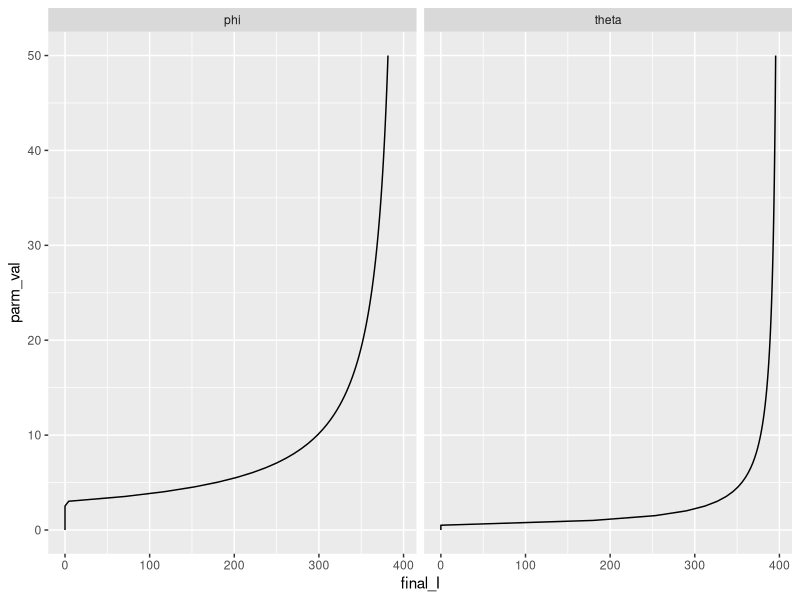
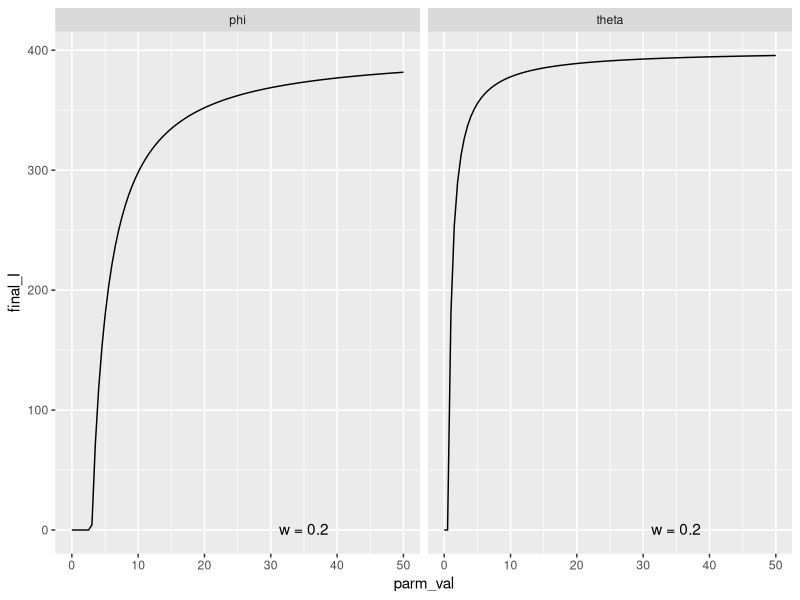
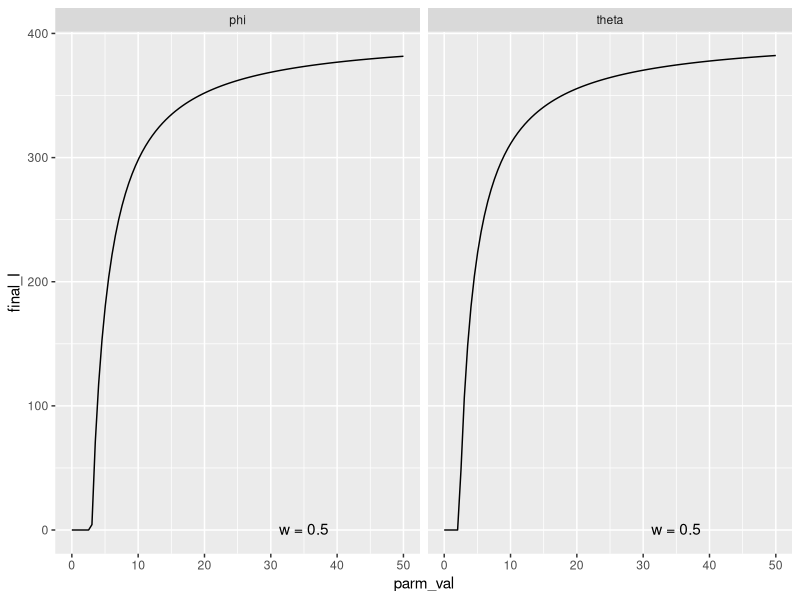
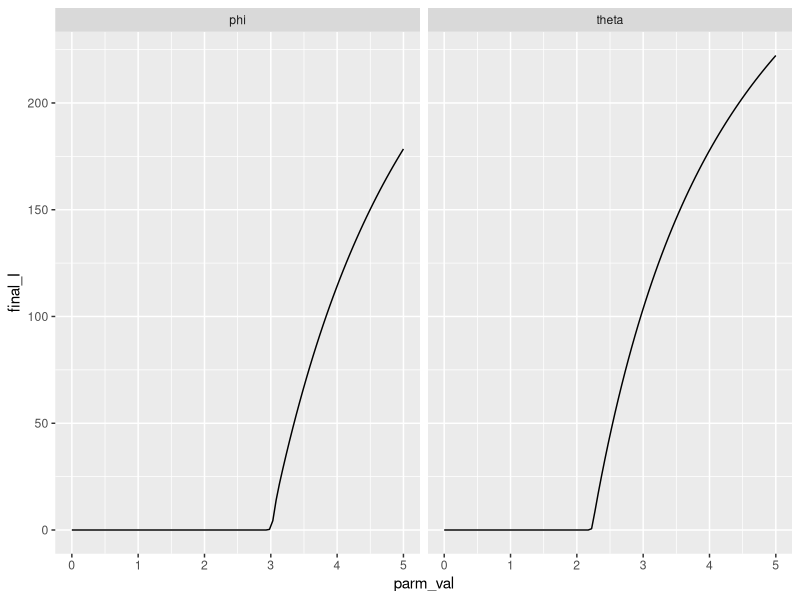
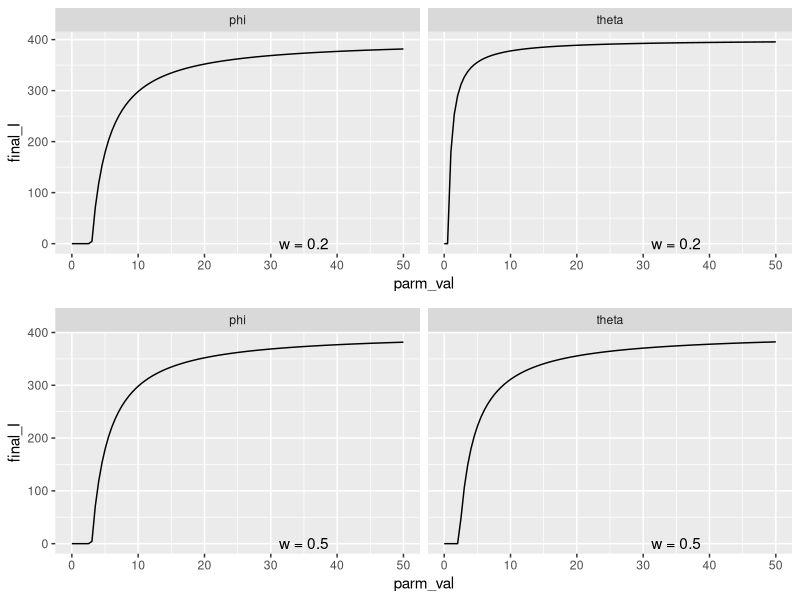
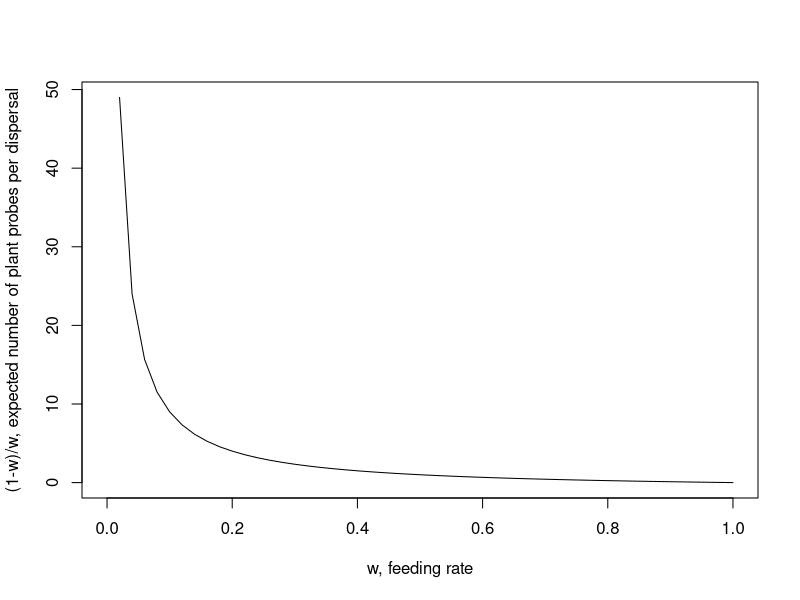
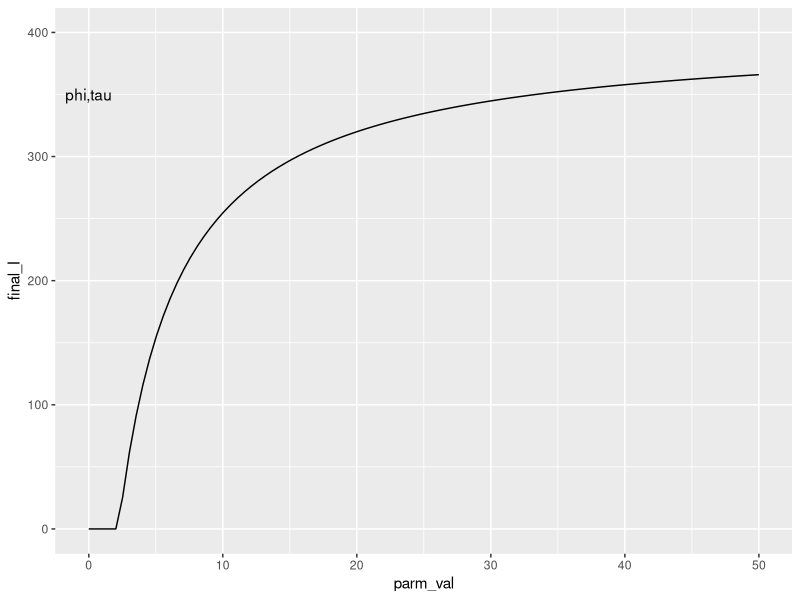
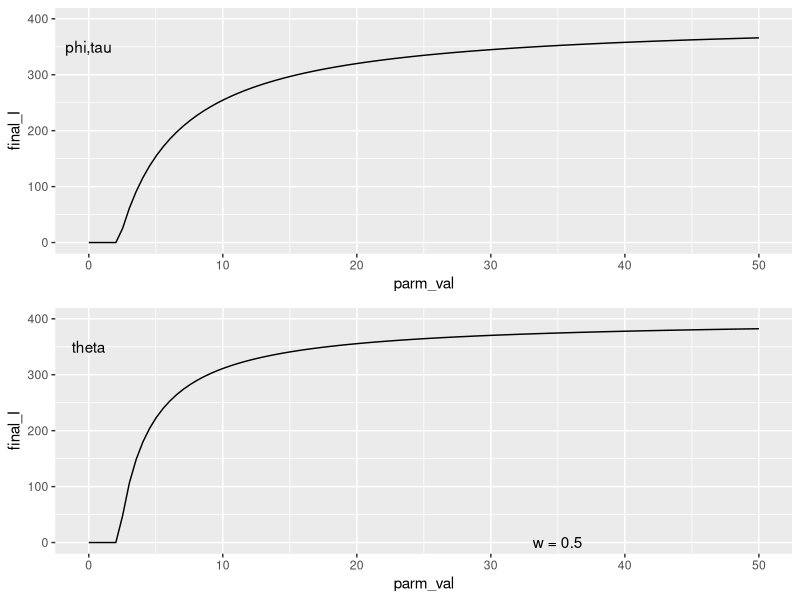

Recreate these plots in R, in order.
#############################################################################
##### COMPARISON OF SIMPLIFIED MADDEN (2000) AND DONNELLY (2019) MODELS #####
#############################################################################

### MADDEN MODEL:
### Simplified version of model by Madden et al. 2000 to make it more comparable to model by Donnelly et al. 2019.
### No vector dynamics (immigration, emigration birth, death), plants are represented by an SI rather than an SEIR model, vectors 
### represented by an SI rather than SEI model. Vectors cannot be born infective (as this model represents 
### NPT viruses).

### DONNELLY MODEL:
### Simplification of deterministic model by Donnelly et al. 2019 to make it more comparable to Madden et al. 2000.
### No vector dynamics - constant vector population size, no vector preference (v and e always set to 1), no vector
### emigration (p always set to 0). Also model records number of infected plants, not proportion.

rm(list=ls())

# packages
library(deSolve)
library(ggplot2)
library(reshape2)
library(dplyr)
library(gridExtra)
library(grid)
library(gridtext)

#### DEFINE MADDEN ODE
madden_simple_ode <- function(times, y, par) {
  
  # PLANT EQUATIONS
  become_infected <- par[["phi"]] * par[["b"]] * y[["Z"]] * (par[["H"]] - y[["I"]]) / par[["H"]]
  
  natural_death_I <- par[["c"]] * y[["I"]]
  virus_induced_death <- par[["d"]] * y[["I"]]
  
  # state equation
  dI <- become_infected - natural_death_I - virus_induced_death

  # VECTOR EQUATIONS
  acquisition <- par[["phi"]] * par[["a"]] * y[["I"]] * y[["X"]] / par[["H"]]
  stop_being_infective <- par[["tau"]] * y[["Z"]]
  
  # state equations
  dX <- - acquisition + stop_being_infective
  dZ <- acquisition - stop_being_infective
  
  return(list(c(dI, dX, dZ)))
}

#### DEFINE DONNELLY ODE
donnelly_simple_ode <- function(times, states, parms) {
  
  # STATES
  I <- states[["I"]]
  
  # PARAMETERS
  gamma <- parms[["gamma"]]
  theta <- parms[["theta"]]
  H <- parms[["H"]]
  p <- parms[["p"]]
  v <- parms[["v"]]
  e <- parms[["e"]]
  w <- parms[["w"]]
  Pacq <- parms[["Pacq"]]
  Pinoc <- parms[["Pinoc"]]
  A <- parms[["A"]]
  
  # DEFINE PARAMETERS NEEDED FOR STATE EQUATIONS
  # q = prob of surviving flight between plants (i.e. doesn't emigrate/die)
  #q <- 1 - p  
  
  # i_hat = weighted frequency of infected plants, accounting for attraction towards infected plants
  # i.e. adapted version of i / (1 - i + i) = i / 1, to include v
  #i_hat <- v*i / ((1-i) + v*i) 
  
  # expected number of transmissions per dispersal, 
  # derived from analysis of markov chain (see Donnelly 2019, Appendix S1)
  #xi <- (q^2*Pacq*Pinoc*i_hat*(1 - e*w)*(1 - i_hat))/(p + q*w*(1 - i_hat*(1 - e)))
  xI <- Pacq*Pinoc*(1 - w)*I*(H - I)/(w*H)
  
  # infected plants - change in incidence of infected plants
  # = rate of aphid dispersal * mean number of transmissions - plant death
  di <- (theta*A/H)*xI - gamma*I
  
  return(list(di))
}

# define timeframe
times <- seq(0, 40, by = 0.4)

# FIXED parameters (from Donnelly model)
p <- 0 # aphid emigration/death rate per journey between plants
v <- 1 # infected plant attractiveness
e <- 1 # infected plant acceptability 

# parameters
parms <- c(
  
  ## DONNELLY PARMS
  gamma = 20/3, # rate of recovery/death of I plants
  theta = 1, # aphid dispersal rate per day
  p = p, # aphid emigration/death rate per journey between plants
  v = v, # infected plant attractiveness
  e = e, # infected plant acceptability 
  w = 0.2, # feeding rate on healthy plant
  Pacq = 1, # chance of virus acquisition by vector from infected plant
  Pinoc = 1, # chance of inoculating healthy plant
  
  ## MADDEN PARMS
  k1 = 1/0.021, # inoculation rate by insect (set to NPT virus, equiv to 0.5hr)
  lamda = 1/0.021, # rate of acquisition of virus by vector (set to NPT virus, equiv to 0.5hr)
  T = 0.5, # # time feeding/probing per plant visit (set to 0.5/phi in Madden model)
  tau = 1/0.25, # rate of moving through infectious state in vector (set to NPT virus, equiv to 6hr)
  
  ## PARMS FOR BOTH
  A = 1200, # total (constant) number of vectors
  H = 400 # number host plants # vector population size
)


### SET MADDEN PARMS THAT ARE DETERMINED BY DONNELLY PARMS
# probability of vector acquisition of virus from an infected plant per visit
a <- parms[["Pacq"]] #1 - exp(-parms[["lamda"]] * parms[["T"]])

# probability of plant inoculation per infective insect visit 
b <- parms[["Pinoc"]] #1 - exp(-parms[["k1"]] * parms[["T"]])

# plants visited per day by an insect
phi <- sqrt(parms[["theta"]] * parms[["tau"]] * (1 - parms[["w"]]) / 
              (parms[["w"]] #* parms[["a"]] * parms[["b"]]
               )) 

# natural plant death rate (equivalent to beta in original Madden model)
c <- parms[["gamma"]] / 2

# plant death due to infection
d <- parms[["gamma"]] / 2

# add to parms
parms <- c(parms, c(a = a, 
                    b = b, 
                    phi = phi,
                    c = c, 
                    d = d))

# STATES
I <- 1 # initial number of infected plants

init_states_don <- c(
  I = I # number of infected plants
)

init_states_mad <- c(
  I = I, # number of infected plants
  X = parms[["A"]], # number healthy insects
  Z = 0 # number infective insects
)

# ### RUN DONNELLY EPIDEMIC
# trajectory_don <- data.frame(ode(y = init_states_don, 
#                              times = times, 
#                              parms = parms, 
#                              func = donnelly_simple_ode))
# 
# # plot trajectory of infected plants and number of aphids
# plant_trajec <- ggplot(data = trajectory_don, aes(x = time, y = I)) +
#   geom_line() +
#   labs(x = "Time (days)", 
#        y = "Number of infected plants, I")
# 
# ### RUN MADDEN EPIDEMIC
# trajectory_mad <- data.frame(ode(y = init_states_mad,
#                       times = times,
#                       func = madden_simple_ode,
#                       parms = parms))
# 
# trajectory_mad_long <- reshape2::melt(trajectory_mad, id.vars = "time")
# names(trajectory_mad_long) <- c("time", "compartment", "number")
# 
# # plot trajectory of infected plants and vector compartments
# plant_trajec <- plant_trajec +
#   geom_line(data = trajectory_mad_long %>% filter(compartment == "I"), 
#             aes(x = time, y = number), color = "red") 
# plant_trajec


# param_vs_final_I <- function(init_states_don, init_states_mad, times, parms, varied_parms_vals) {
#   
#   ### describe function here
#   
#   # initialise output data frame
#   params <- varied_parms_vals %>% slice(rep(1:n(), times = 2))
#   
#   output <- data.frame(params,
#                        final_I = rep(NA, length.out = nrow(params)),
#                        model = rep(c("Donnelly", "Madden"), each = nrow(params)/2))
#   
#   final_I_don <- c()
#   final_I_mad <- c()
#   
#   parm_names_grep <- paste("^", names(varied_parms_vals), sep = "", collapse = "|")
#   
#   for (run in 1:length(varied_parms_vals)) {
#     
#     parms[grepl(parm_names_grep, names(parms))] <- varied_parms_vals[run,]
#     
#     trajectory_don <- data.frame(ode(y = init_states_don, 
#                                  times = times, 
#                                  parms = parms, 
#                                  func = donnelly_simple_ode))
#     final_I_don <- c(final_I_don, round(trajectory_don[nrow(trajectory_don), "I"], 3))
#     
#     trajectory_mad <- data.frame(ode(y = init_states_mad, 
#                                  times = times, 
#                                  parms = parms, 
#                                  func = madden_simple_ode))
#     final_I_mad <- c(final_I_mad, round(trajectory_mad[nrow(trajectory_mad), "I"], 3))
#     
#   }
#   output[,"final_I"] <- c(final_I_don, final_I_mad)
#   
#   return(output)
# }



vary_param_don <- function(init_states_don, times, parms, varied_parm_name, varied_parm_vals) {
  
  # function to run the Donnelly ODE multiple times with one parameter varying, as specified by user.
  # returns data frame of final incidence, I, of all runs, along with values of varied parameter
  
  # initialise output data frame
  output <- data.frame(parm_name = rep(varied_parm_name, length(varied_parm_vals)),
                             parm_val = varied_parm_vals,
                             final_I = rep(NA, length(varied_parm_vals)),
                             model = rep("Donnelly", length(varied_parm_vals))
                             )

  for (run in 1:length(varied_parm_vals)) {
    
    parms[[varied_parm_name]] <- varied_parm_vals[run]
    
    trajectory <- data.frame(ode(y = init_states_don, 
                                 times = times, 
                                 parms = parms, 
                                 func = donnelly_simple_ode))
    output[run, "final_I"] <- round(trajectory[nrow(trajectory), "I"], 3)
    
  }
  
  return(output)
}

vary_param_mad <- function(init_states_mad, times, parms, varied_parm_name, varied_parm_vals) {
  
  # function to run the Madden ODE multiple times with one parameter varying, as specified by user.
  # returns data frame of final incidence, I, of all runs, along with values of varied parameter
  
  # initialise output data frame
  output <- data.frame(parm_name = rep(varied_parm_name, length(varied_parm_vals)),
                       parm_val = varied_parm_vals,
                       final_I = rep(NA, length(varied_parm_vals)),
                       model = rep("Madden", length(varied_parm_vals))
  )
  
  for (run in 1:length(varied_parm_vals)) {
    
    parms[[varied_parm_name]] <- varied_parm_vals[run]
    
    trajectory <- data.frame(ode(y = init_states_mad, 
                                 times = times, 
                                 parms = parms, 
                                 func = madden_simple_ode))
    output[run, "final_I"] <- round(trajectory[nrow(trajectory), "I"], 3)
    
  }
  
  return(output)
}

sensitivity_analysis <- function(parms_mad, parms_don, init_states_don, init_states_mad, times, default_parms) {
  
  sen_analysis_df <- data.frame(parm_name = character(),
                                 parm_val = numeric(),
                                 final_I = numeric(),
                                 model = character())
  
  print("Starting Madden sensitivity analysis")
  
  for (i in 1:length(parms_mad)) {
    
    output <- vary_param_mad(init_states_mad, times, default_parms,
                             varied_parm_name = names(parms_mad[i]),
                             varied_parm_vals = parms_mad[[i]]) 
    
    
    sen_analysis_df <- rbind(sen_analysis_df, output)

  }
  
  print("Starting Donnelly sensitivity analysis")
  for (i in 1:length(parms_don)) {
    
    output <- vary_param_don(init_states_don, times, default_parms,
                             varied_parm_name = names(parms_don[i]),
                             varied_parm_vals = parms_don[[i]]) 
    
    
    sen_analysis_df <- rbind(sen_analysis_df, output)
    
  }
  
  return(sen_analysis_df) 
}
  
num_parm_runs <- 100

analysis_parms_don <- list(theta = seq(0, 20, length.out = num_parm_runs),
                           w = seq(0.01, 1, length.out = num_parm_runs),
                           Pacq = seq(0, 1, length.out = num_parm_runs),
                           Pinoc = seq(0, 1, length.out = num_parm_runs),
                           gamma = seq(0, 20, length.out = num_parm_runs))

analysis_parms_mad <- list(phi = seq(0, 20, length.out = num_parm_runs),
                           tau = seq(0, 20, length.out = num_parm_runs),
                           a = seq(0, 1, length.out = num_parm_runs),
                           b = seq(0, 1, length.out = num_parm_runs),
                           c = seq(0, 20, length.out = num_parm_runs),
                           d = seq(0, 20, length.out = num_parm_runs))


sens_analysis_res <- sensitivity_analysis(parms_mad = analysis_parms_mad,
                                          parms_don = analysis_parms_don,
                                          init_states_don, 
                                          init_states_mad, 
                                          times, 
                                          parms)

###  CREATE DONNELLY AND MADDEN MODEL SENSITIVITY ANALYSIS PLOTS
don_res_only <- sens_analysis_res %>%
  filter(model == "Donnelly")
mad_res_only <- sens_analysis_res %>%
  filter(model == "Madden")

don_model_plots <- lapply(unique(don_res_only$parm_name), function(p) ggplot(data = don_res_only[don_res_only$parm_name == p,],
                                                                                 aes(x = parm_val, 
                                                                                     y = final_I)) +
                            geom_line() +
                            labs(x = p))

mad_model_plots <- lapply(unique(mad_res_only$parm_name), function(p) ggplot(data = mad_res_only[mad_res_only$parm_name == p,],
                                                                             aes(x = parm_val, 
                                                                                 y = final_I)) +
                            geom_line() +
                            labs(x = p))
  
# create table to be given alongside graphs giving default parameter values
parms_table <- round(data.frame(parms[names(parms) != "k1" &
                                     names(parms) != "lamda" &
                                     names(parms) != "T"]), 2)
parms_grob <- tableGrob(parms_table, cols = c("Value")) # turn into grob (gtable) for plotting

# ARRANGE PLOTS (AND PARAMETER TABLE) AND SAVE TO PDF
don_plots <- gridExtra::arrangeGrob(don_model_plots[[1]], 
                        don_model_plots[[2]], 
                        don_model_plots[[3]],
                        don_model_plots[[4]],
                        don_model_plots[[5]], 
                        grid.rect(gp=gpar(col="white")), # empty space
                        nrow = 3, ncol = 2)

mad_plots <- gridExtra::arrangeGrob(mad_model_plots[[1]], 
                        mad_model_plots[[2]], 
                        mad_model_plots[[3]],
                        mad_model_plots[[4]],
                        mad_model_plots[[5]], 
                        mad_model_plots[[6]],
                        nrow = 3, ncol = 2)

layout <- rbind(c(1,1,3),
                c(1,1,4),
                c(2,2,4),
                c(2,2,4))
title <- textbox_grob("Simple models comparison - no vector dynamics or preference", 
                      gp = gpar(fontface = "bold",
                                fontsize = 13),
                      padding = unit(c(0, 1, 0, 1), "cm"))

# create pdf file to print plot to
pdf(file = "sens_analysis_simple_models.pdf")
all_plots <- gridExtra::grid.arrange(don_plots, 
                                     mad_plots,
                                     title,
                                     parms_grob,
                                     layout_matrix = layout)
all_plots
dev.off()


###################################################
### INVESTIGATE RELATIONSHIP BETWEEN THETA AND PHI
###################################################
## theta = Donnelly model, aphid dispersal rate per day
## phi = Madden model, number plants visited per day by vector

## rerun sensitivity analysis for just phi and theta
upper_lim <- 50
theta_vals <- list(theta = seq(0, upper_lim, length.out = num_parm_runs))

phi_vals <- list(phi = seq(0, upper_lim, length.out = num_parm_runs))

theta_phi_data <- sensitivity_analysis(parms_mad = phi_vals,
                                          parms_don = theta_vals,
                                          init_states_don, 
                                          init_states_mad, 
                                          times, 
                                          parms)

plot_reverse_final_I <- ggplot(data = theta_phi_data, aes(x = final_I, y = parm_val)) +
  geom_line() +
  facet_wrap(~parm_name)
plot_reverse_final_I

plot_final_I <- ggplot(data = theta_phi_data, aes(x = parm_val, y = final_I)) +
  geom_line() +
  facet_wrap(~parm_name) +
  annotate("text", label = paste("w =", parms[["w"]]), x = 35, y = 1)

plot_final_I

find_epidemic_threshold <- function(theta_phi_data, init_states_don, init_states_mad, times, parms) {
  
  # function to find point at which epidemic takes off (final_I > 0) for phi and theta
  
  phi_data <- theta_phi_data %>% filter(parm_name == "phi")
  theta_data <- theta_phi_data %>% filter(parm_name == "theta")
  
  phi_index <- match(TRUE, phi_data$final_I > 0) # finds first instance of final_I > 0
  theta_index <- match(TRUE, theta_data$final_I > 0)

  if (is.na(phi_index)) {
    if (is.na(theta_index)) {
      stop("PHI AND THETA: No threshold found - final incidence always 0")
    } else {
      stop("PHI: No threshold found - final incidence always 0")
    }
  } 
  else if (is.na(theta_index)) {
    stop("THETA: No threshold found - final incidence always 0")
  } 
  else if (phi_index == 1 | theta_index == 1) {
    stop("PHI/THETA: No threshold found - final incidence never 0")
  }
  # extract rows of data around the threshold
  phi_subset <- phi_data[(phi_index-1):phi_index,]
  theta_subset <- theta_data[(theta_index-1):theta_index,]
  
  # if the first instance where final disease incidence > 0 is smaller than 0.01, consider
  # the estimate for the threshold accurate enough and return it
  if (phi_subset[2, "final_I"] < 0.002 | theta_subset[2, "final_I"] < 0.002) {
    
    phi_thresh <- mean(c(phi_subset[1, "parm_val"], phi_subset[2, "parm_val"]))
    theta_thresh <- mean(c(theta_subset[1, "parm_val"], theta_subset[2, "parm_val"]))
    
    return(c(phi_threshold = phi_thresh,
             theta_threshold = theta_thresh))
  }
  
  # else run find_epidemic_threshold() with new smaller parameter limits recursively until 
  # above condition is reached
  
  phi_lower_lim <- phi_subset[1, "parm_val"]
  phi_upper_lim <- phi_subset[2, "parm_val"]
  
  theta_lower_lim <- theta_subset[1, "parm_val"]
  theta_upper_lim <- theta_subset[2, "parm_val"]
  
  num_parm_runs <- 100
  theta_vals_condensed <- list(theta = seq(theta_lower_lim, theta_upper_lim, length.out = num_parm_runs))
  
  phi_vals_condensed <- list(phi = seq(phi_lower_lim, phi_upper_lim, length.out = num_parm_runs))
  
  # re-run sensitivity analysis
  epidemic_threshold_res <- sensitivity_analysis(parms_mad = phi_vals_condensed,
                                                 parms_don = theta_vals_condensed,
                                                 init_states_don, 
                                                 init_states_mad, 
                                                 times, 
                                                 parms)
  # feed back into function recursively
  find_epidemic_threshold(epidemic_threshold_res, 
                          init_states_don, 
                          init_states_mad, 
                          times, 
                          parms)
}

out <- find_epidemic_threshold(theta_phi_data,
                               init_states_don, 
                               init_states_mad, 
                               times, 
                               parms)
out["phi_threshold"] # 2.88
out["theta_threshold"] # 0.54

############
### relationship between phi and theta depends on w (feeding rate)
# w = 0.5 gives expected value of 1 probe per dispersal, making phi and theta equivalent
# see lab book for explanation

# set w to 1
parms_new <- parms
parms_new["w"] <- 0.5

# re-run sensitivity analysis for phi and theta when w = 1
new_w_res <- sensitivity_analysis(parms_mad = phi_vals,
                                      parms_don = theta_vals,
                                      init_states_don, 
                                      init_states_mad, 
                                      times, 
                                      parms_new)

w_plot_final_I <- ggplot(data = new_w_res, aes(x = parm_val, y = final_I)) +
  geom_line() +
  facet_wrap(~parm_name) +
  annotate("text", label = paste("w =", parms_new[["w"]]), x = 35, y = 1)
w_plot_final_I

# same plot zoomed in on epidemic threshold
zoom_phi_vals <- list(phi = seq(0, 5, length.out = num_parm_runs))
zoom_theta_vals <- list(theta = seq(0, 5, length.out = num_parm_runs))

w_res_zoom <- sensitivity_analysis(parms_mad = zoom_phi_vals,
                                   parms_don = zoom_theta_vals,
                                   init_states_don, 
                                   init_states_mad, 
                                   times, 
                                   parms_new)
zoom_plot_final_I <- ggplot(data = w_res_zoom, aes(x = parm_val, y = final_I)) +
  geom_line() +
  facet_wrap(~parm_name)
zoom_plot_final_I

# compare graphs when w = 0.2 and 0.5 - theta looks much more like phi when w=0.5
grid.arrange(plot_final_I, w_plot_final_I)

# compare parameter values at which epidemic takes off for phi and theta when w=0.5
threshold <- find_epidemic_threshold(new_w_res,
                                     init_states_don,
                                     init_states_mad,
                                     times,
                                     parms_new)
threshold["phi_threshold"] # 2.882359 
threshold["theta_threshold"] # 2.157943

## plot w (feeding rate) against 1-w/w (expected number of probes per dispersal)
# see lab book for derivation
w <- seq(0,1,by=0.02)
plot(w, (1-w)/w, 
     type = "l",
     xlab = "w, feeding rate",
     ylab = "(1-w)/w, expected number of plant probes per dispersal")


#####
### try varying phi and tau simultaneously
# making phi = tau may help equate the models (see lab book)

vary_2_param_mad <- function(init_states_mad, times, parms, varied_parm_name1, varied_parm_name2, varied_parm_vals) {
  
  # function to run the Madden ODE multiple times with *two* parameters varying, as specified by user.
  # both varying parameters are the same at any given point.
  # returns data frame of final incidence, I, of all runs, along with values of varied parameter
  
  # initialise output data frame
  parm_names <- paste(varied_parm_name1, varied_parm_name2, sep = ",")
  
  output <- data.frame(parm_names = rep(parm_names, length(varied_parm_vals)),
                       parm_val = varied_parm_vals,
                       final_I = rep(NA, length(varied_parm_vals)),
                       model = rep("Madden", length(varied_parm_vals))
  )
  
  for (run in 1:length(varied_parm_vals)) {
    
    parms[[varied_parm_name1]] <- varied_parm_vals[run]
    parms[[varied_parm_name2]] <- varied_parm_vals[run]
    
    trajectory <- data.frame(ode(y = init_states_mad, 
                                 times = times, 
                                 parms = parms, 
                                 func = madden_simple_ode))
    output[run, "final_I"] <- round(trajectory[nrow(trajectory), "I"], 3)
    
  }
  
  return(output)
}

phi_tau_df <- vary_2_param_mad(init_states_mad, 
                              times, 
                              parms_new, 
                              "phi", 
                              "tau", 
                              unlist(unname(phi_vals)))

tau_phi_plot_final_I <- ggplot(data = phi_tau_df, aes(x = parm_val, y = final_I)) +
  geom_line() +
  annotate("text", label = unique(phi_tau_df$parm_names), x = 0, y = 350) +
  ylim(0, 400)
tau_phi_plot_final_I

w_plot_final_I_theta_only <- ggplot(data = new_w_res %>% filter(parm_name == "theta"), 
                                    aes(x = parm_val, y = final_I)) +
  geom_line() +
  annotate("text", label = paste("w =", parms_new[["w"]]), x = 35, y = 1) +
  annotate("text", label = "theta", x = 0, y = 350) +
  ylim(0, 400)

grid.arrange(tau_phi_plot_final_I, w_plot_final_I_theta_only)

### zoom in to see epidemic threshold
phi_tau_zoom_df <- vary_2_param_mad(init_states_mad, 
                               times, 
                               parms_new, 
                               "phi", 
                               "tau", 
                               unlist(unname(zoom_phi_vals)))

zoom_tau_phi_plot_final_I <- ggplot(data = phi_tau_zoom_df, aes(x = parm_val, y = final_I)) +
  geom_line() +
  annotate("text", label = unique(phi_tau_df$parm_names), x = 0, y = 350)

zoom_plot_final_I_theta_only <- ggplot(data = w_res_zoom %>% filter(parm_name == "theta"),
                                       aes(x = parm_val, y = final_I)) +
  geom_line() +
  annotate("text", label = paste("w =", parms_new[["w"]]), x = 4.5, y = 1) +
  annotate("text", label = "theta", x = 0, y = 200)

grid.arrange(zoom_tau_phi_plot_final_I, zoom_plot_final_I_theta_only)

## look at similarity between phi and theta vs final_I when tau = 2, not 4
parms_new["tau"] <- 2

# re-run sensitivity analysis for phi and theta when tau = 2
new_tau_res <- sensitivity_analysis(parms_mad = phi_vals,
                                    parms_don = theta_vals,
                                    init_states_don, 
                                    init_states_mad, 
                                    times, 
                                    parms_new)
tau_plot_final_I <- ggplot(data = new_tau_res, aes(x = parm_val, y = final_I)) +
  geom_line() +
  facet_wrap(~parm_name) +
  annotate("text", label = paste("tau =", parms_new[["tau"]]), x = 35, y = 1)
tau_plot_final_I

grid.arrange(tau_plot_final_I, w_plot_final_I)

# compare disease thresholds
threshold <- find_epidemic_threshold(new_tau_res,
                                     init_states_don,
                                     init_states_mad,
                                     times,
                                     parms_new)
threshold["phi_threshold"] 
threshold["theta_threshold"] 


#################
## INVESTIGATING RELATIONSHIP BETWEEN TAU AND W
#################

## rerun sensitivity analysis for just phi and theta
w_vals <- list(w = seq(0.0001, 1, length.out = num_parm_runs))

tau_vals <- list(tau = seq(0, 20, length.out = num_parm_runs))

w_tau_data <- sensitivity_analysis(parms_mad = tau_vals,
                                       parms_don = w_vals,
                                       init_states_don, 
                                       init_states_mad, 
                                       times, 
                                       parms)

plot_final_I <- ggplot(data = w_tau_data, aes(x = parm_val, y = final_I)) +
  geom_line() +
  facet_wrap(~parm_name, scales = "free")

plot_final_I
